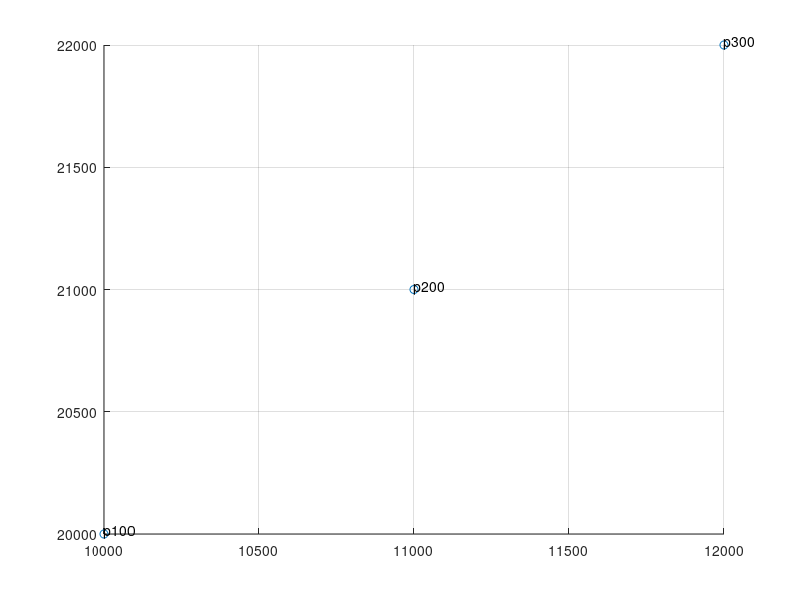

This chart was generated by the following MATLAB code: (Note: this script raises an error after producing the figure.)
function adjustLabelsOnZoom
    close all;
    
    % pre-zoom x-axis limits
    PREZOOM_AXIS_X_LIMITS = [];
    % pre-zoom y-axis limits    
    PREZOOM_AXIS_Y_LIMITS = [];  

    % x and y coordinates of the labels
    X_COORDS=[10000;11000;12000];  
    Y_COORDS=[20000;21000;22000];  
    
    % labels
    points_id={'p100';'p200';'p300'};
    
    % scatter the points on the plot
    figure(1);
    scatter(X_COORDS, Y_COORDS, 'b^');
    grid on;
    
    % save handles to text/ids for post-zoom callback
    GRID_TEXT_HANDLES = text(X_COORDS, Y_COORDS+10, points_id); 
    
    % get the figure's zoom mode object
    h = zoom;
    
    % set the zoom callbacks
    set(h,'ActionPreCallback',@prezoom,'ActionPostCallback',@postzoom);
    
    function prezoom(~,event_obj)
        PREZOOM_AXIS_X_LIMITS = get(event_obj.Axes,'XLim');
        PREZOOM_AXIS_Y_LIMITS = get(event_obj.Axes,'YLim');
    end

    function postzoom(~,event_obj)

         % get the post-zoom limits for each axis
         PSTZOOM_AXIS_X_LIMITS = get(event_obj.Axes,'XLim');
         PSTZOOM_AXIS_Y_LIMITS = get(event_obj.Axes,'YLim');
         
         % determine the difference in the limits
         prezoomYDiff = abs(PREZOOM_AXIS_Y_LIMITS(2) - PREZOOM_AXIS_Y_LIMITS(1));
         pstzoomYDiff = abs(PSTZOOM_AXIS_Y_LIMITS(2) - PSTZOOM_AXIS_Y_LIMITS(1));
         
         prezoomXDiff = abs(PREZOOM_AXIS_X_LIMITS(2) - PREZOOM_AXIS_X_LIMITS(1));
         pstzoomXDiff = abs(PSTZOOM_AXIS_X_LIMITS(2) - PSTZOOM_AXIS_X_LIMITS(1));
         
         % adjust each label
         for i=1:length(Y_COORDS)
            % get the coordinate only for the marker
            y = Y_COORDS(i);
            x = X_COORDS(i);
            
            % get the text handle for the label
            txtHandle = GRID_TEXT_HANDLES(i);
            
            % get the 3D position of the label
            txtPos    = get(txtHandle,'Position');
            
            % calculate the difference (between the marker and label) in x
            % and y
            yDiff     = abs(txtPos(2)-y);
            xDiff     = abs(txtPos(1)-x);
            
            % set the new difference/range (from marker to label) to be at least 1
            % and at most 10 (chosen as per original placement) using the ratio of
            % post-zoom y-axis limit wrt pre-zoom y-axis limit
            newYDiff  = min(10,max(1,pstzoomYDiff/prezoomYDiff*yDiff));
            newXDiff  = min(10,max(0,pstzoomXDiff/prezoomXDiff*xDiff));
            
            
            % set the new position for the label relative to the marker
            set(txtHandle,'Position', [x+newXDiff y+newYDiff txtPos(3)]);
         end
    end
end